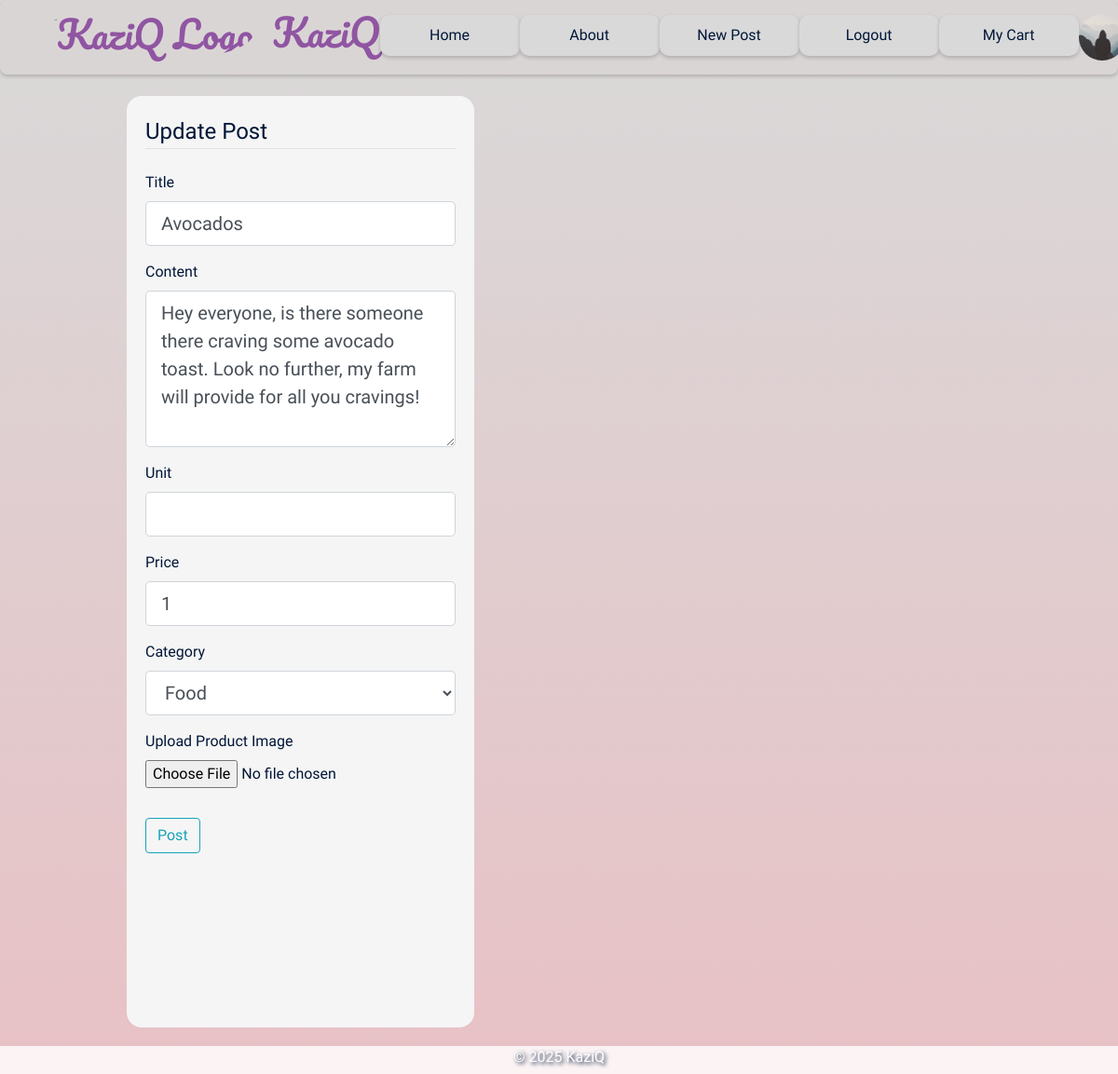
Screenshot of /post/4/update (signed in) with the database file from the repository.
### flaskblog/models.py (models this page shows, shortened)
class User(db.Model, UserMixin):
    id = db.Column(db.Integer, primary_key=True)
    username = db.Column(db.String(20), unique=True, nullable=False)
    email = db.Column(db.String(120), unique=True, nullable=False)
    whatsapp = db.Column(db.String(20), nullable=False)
    image_file = db.Column(db.String(20), nullable=False, default='default.jpg')
    password = db.Column(db.String(60), nullable=False)
    is_admin = db.Column(db.Boolean, nullable=False, default=False)
    account_balance = db.Column(db.Float, default=0.0)  # Current available balance
    total_sales = db.Column(db.Float, default=0.0)      # Lifetime sales
    bank_account = db.Column(db.String(50), nullable=True)
    bank_name = db.Column(db.String(100), nullable=True)
    phone_for_payment = db.Column(db.String(20), nullable=True)
    posts = db.relationship('Post', backref='author', lazy=True)

class Post(db.Model):
    id = db.Column(db.Integer, primary_key=True)
    title = db.Column(db.String(100), nullable=False)
    date_posted = db.Column(db.DateTime, nullable=False, default=datetime.utcnow)
    content = db.Column(db.Text, nullable=False)
    unit = db.Column(db.String(20), nullable=False, default='')
    price = db.Column(db.String(20), nullable=False, default='')
    user_id = db.Column(db.Integer, db.ForeignKey('user.id'), nullable=False)
    image_file = db.Column(db.String(20), nullable=True)
    cart_items = db.relationship('CartItem', backref='post', lazy=True)
    category = db.Column(db.String(50), nullable=False)

### flaskblog/routes.py (the view)
@app.route("/post/<int:post_id>/update", methods=['GET', 'POST'])
@login_required
def update_posts(post_id):
    post = Post.query.get_or_404(post_id)
    if post.author != current_user:
        flash("You don't have permission to edit this post.", "danger")
        return redirect(url_for('post', post_id=post.id))
    form = PostForm()  # Use PostForm instead of UpdatePostForm
    if form.validate_on_submit():
        post.title = form.title.data
        post.content = form.content.data
        post.unit = form.unit.data
        post.price = form.price.data
        post.category = form.category.data
        if form.image.data:
            image_file = save_post_image(form.image.data)
            post.image_file = image_file
        db.session.commit()  # No need for db.session.add(post) here
        flash('Your post has been updated!', 'success')
        return redirect(url_for('post', post_id=post.id))
    elif request.method == 'GET':
        form.title.data = post.title
        form.content.data = post.content
        form.price.data = post.price
        form.category.data = post.category  # Set category value
    return render_template('update_post.html',
                           title='Update Post',
                           form=form,
                           legend='Update Post',
                           post_id=post.id)  # Pass post_id explicitly

### flaskblog/forms.py
class PostForm(FlaskForm):
    title = StringField('Title', validators=[DataRequired()])
    content = TextAreaField('Content', validators=[DataRequired()])
    unit = StringField('Unit')
    price = StringField('Price', validators=[DataRequired()])
    category = SelectField('Category', choices=CATEGORIES, validators=[DataRequired()])
    image = FileField('Upload Product Image', validators=[FileAllowed(['jpg', 'png', 'jpeg'])])
    submit = SubmitField('Post')

### flaskblog/__init__.py (called while the page is built)
@login_manager.user_loader
def load_user(user_id):
    return User.query.get(int(user_id))

@app.context_processor
def inject_min_max():
    return dict(min=min, max=max)

### flaskblog/templates/update_post.html (shortened to what this page needs)
{% extends "layout.html" %}
{% block content %}
    <div class="content-section account-content">
        <form method="POST" action="" enctype="multipart/form-data">
            <fieldset class="form-group">
                <legend class="border-bottom mb-4">{{ legend }}</legend>
                <div class="form-group">
                    {{ form.title.label(class="form-control-label") }}
                    {% if form.title.errors %}
                        {{ form.title(class="form-control form-control-lg is-invalid") }}
                        <div class="invalid-feedback">
                            {% for error in form.title.errors %}
                                <span>{{ error }}</span>
                            {% endfor %}
                        </div>
                    {% else %}
                        {{ form.title(class="form-control form-control-lg") }}
                    {% endif %}
                </div>
                <div class="form-group">
                    {{ form.content.label(class="form-control-label") }}
                    {% if form.content.errors %}
                        {{ form.content(class="form-control form-control-lg is-invalid", rows=5) }}
                        <div class="invalid-feedback">
                            {% for error in form.content.errors %}
                                <span>{{ error }}</span>
                            {% endfor %}
                        </div>
                    {% else %}
                        {{ form.content(class="form-control form-control-lg", rows=5) }}
                    {% endif %}
                </div>
                <div class="form-group">
                    {{form.unit.label(class="form-control-label")}}
                    {% if form.unit.errors %}
                        {{form.unit(class="form-control form-control-lg is-invalid")}}
                        <div class="invalid-feedback">
                            {% for error in form.unit.errors %}
                                <span>{{error}}</span>
                            {% endfor %}
                        </div>
                    {% else %}
                        {{form.unit(class="form-control form-control-lg")}}
                    {% endif %}
                </div>
                <div class="form-group">
                    {{ form.price.label(class="form-control-label") }}
                    {% if form.price.errors %}
                        {{ form.price(class="form-control form-control-lg is-invalid") }}
                        <div class="invalid-feedback">
                            {% for error in form.price.errors %}
                                <span>{{ error }}</span>
                            {% endfor %}
                        </div>
                    {% else %}
                        {{ form.price(class="form-control form-control-lg") }}
                    {% endif %}
                </div>
                <div class="form-group">
                    {{ form.category.label(class="form-control-label") }}
                    {% if form.category.errors %}
                        {{ form.category(class="form-control form-control-lg is-invalid") }}
                        <div class="invalid-feedback">
                            {% for error in form.category.errors %}
                                <span>{{ error }}</span>
                            {% endfor %}
                        </div>
                    {% else %}
                        {{ form.category(class="form-control form-control-lg") }}
                    {% endif %}
                </div>
                <div class="form-group">
                    {{ form.image.label(class="form-control-label") }}
                    {{ form.image(class="form-control-file") }}
                </div>
            </fieldset>
            <div class="form-group">
                {{ form.submit(class="btn btn-outline-info") }}
            </div>
        </form>
    </div>
{% endblock content %}

### flaskblog/templates/layout.html (shortened to what this page needs)
<!DOCTYPE html>
<html lang="en">
<head>
    <link rel="stylesheet" href="https://cdn.jsdelivr.net/npm/bootstrap@4.3.1/dist/css/bootstrap.min.css">
    <link rel="stylesheet" type="text/css" href="{{ url_for('static', filename='main.css') }}">
    <link href="https://cdnjs.cloudflare.com/ajax/libs/font-awesome/5.15.4/css/all.min.css" rel="stylesheet">
</head>
<body>
    <header class="site-header">
        <nav class="navbar navbar-expand-md" id="navbar">
            <div class="container">
                <a class="navbar-brand" href="/">
                    <img src="{{ url_for('static', filename='service-client.png') }}" alt="KaziQ Logo" class="navbar-logo">
                    KaziQ
                </a>
                <div class="collapse navbar-collapse" id="navbarToggle">
                    <div class="navbar-nav mr-auto" id="navbar-nav">
                        <a class="nav-item nav-link" href="{{url_for('home')}}">Home</a>
                        <a class="nav-item nav-link" href="{{url_for('about')}}">About</a>
                        {% if current_user.is_authenticated %}
                        <a class="nav-item nav-link" href="{{url_for('new_post')}}">New Post</a>
                        <a class="nav-item nav-link" href="{{url_for('logout')}}">Logout</a>
                        <a class='nav-item nav-link' href="{{url_for('view_cart')}}">My Cart</a>
                        <a href="{{ url_for('account') }}">
                            <img src="{{ url_for('static', filename='profile_pics/' + current_user.image_file) }}" alt="Profile" class="rounded-circle account-img">
                        </a>
                        {% else %}
                            <a class="nav-item nav-link" href="{{url_for('login')}}">Login</a>
                            <a class="nav-item nav-link" href="{{url_for('register')}}">Register</a>
                        {% endif %}
                    </div>
                </div>
            </div>
        </nav>
    </header>
    <main role="main" class="container mt-5 pt-5">
        <div class="row">
            <div class="content-container">
                <div class="body-content">
                    <div class="wholebar">
                        <div class="actual-content">
                            {% block content %}{% endblock %}
                        </div>
                        <div class="sidebar">
                        </div>
                    </div>
                </div>
            </div>
        </div>
    </main>
    <footer>
        <div class="footer-container">
            <div class="footer">
                <p>&copy; 2025 KaziQ</p>
            </div>
        </div>
    </footer>
</body>
</html>

### flaskblog/static/main.css (style rules this page uses)
body { background-image: linear-gradient(to bottom, #D9D9D9, #E8C1C5); background-repeat: no-repeat; background-position:center; background-attachment: fixed; font-family: "Itim", cursive; font-weight: 400; font-style: normal; color: #011638; margin:0; }
#navbar { background-color:#dad5d5; width: 100%; height: 80px; border-radius:8px; box-shadow: 0 2px 4px 0 rgba(0,0,0,0.2); margin-top: 0; display:flex; justify-content:center; align-items:center; }
#navbar-nav { width:100%; display:flex; justify-content:space-around; align-items:end; margin-top:-5px; }
.navbar-nav .account-img { height: 50px; width: 50px; border-radius: 50%; margin-right: 20px; margin-bottom:-5px; }
.navbar-nav { margin:0; width:100%; display:flex; justify-content:space-around; }
.navbar-brand { font-family: "Pacifico", cursive; font-weight: 400; font-style: normal; color: #9055A2; font-size:2.5rem; }
.nav-item { font-family: "Itim", cursive; font-weight: 400; font-style: normal; color: #011638; width:150px; text-align:center; }
.account-content { padding:20px; }
.body-content { display:flex; justify-content:center; align-items:center; flex-direction:column; }
.navbar, .navbar-collapse { filter: none; pointer-events: auto; z-index: 1050; }
.content-container { display:flex; justify-content:center; align-items:center; margin:auto; }
.content-section { background: whitesmoke; border: none; border-radius: 1em; height:1000px; }
.actual-content { border: none; border-radius:1em; display: grid; gap: 20px; grid-template-columns: repeat(2, 1fr); height:100%; width:100%; margin-right:20px; }
.account-img { height: 125px; width: 125px; margin-right: 20px; margin-bottom: 16px; }
.navbar-logo { height: 40px; width: auto; margin-right: 10px; border-radius:50%; margin-bottom:10px; }
footer { display:flex; justify-content:center; align-items:start; background-color: rgba(255, 255, 255, 0.8); width:100%; height: 35px; color:#ffffff; font-size:1rem; position:fixed; bottom:-5px; text-shadow: 2px 2px 4px #011638; }
.sidebar { width: 250px; padding: 20px; border-radius:1em; background:none; border-radius:0 1em 1em 0; text-align:center; }
.site-header .navbar-nav .nav-link { color:#011638; background-color:#D9D9D9; border-radius:10px; text-align:center; padding:10px 25px; transition: background-color 0.3s; box-shadow: 0 2px 4px 0 rgba(0,0,0,0.2); }
.wholebar { display:flex; justify-content:center; align-items:center; margin:-73px 0px 50px 60px; }

### rows the page displays
User: image_file (placeholder picture)
Post: title "Avocados", content "Hey everyone, is there someone there craving some avocado toast. Look no further, my farm will provide for all you cravings!", price "1", category "Food"

### other values shown
{{ legend }} "Update Post"
